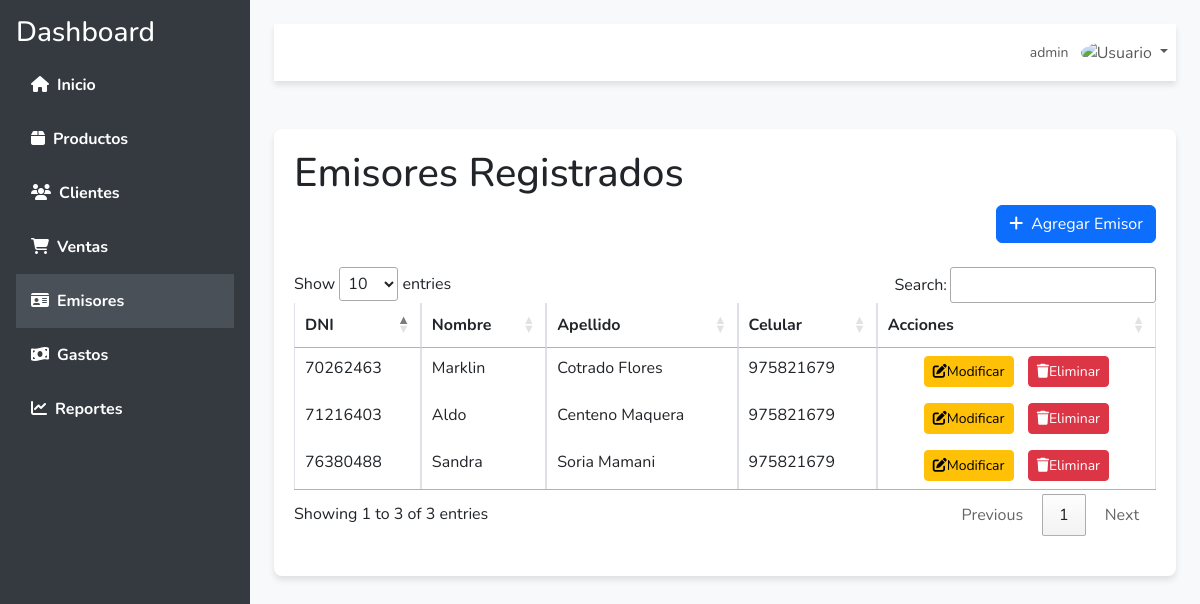
The page /emisores/ (signed in) on the database its author committed.
### myapp/models.py (models this page shows, shortened)
class Emisor(models.Model):
    dni = models.CharField(max_length=8)
    imagen_dni1 = models.ImageField(upload_to='dni_images/', blank=True, null=True)
    imagen_dni2 = models.ImageField(upload_to='dni_images/', blank=True, null=True)
    nombre = models.CharField(max_length=100)
    apellido = models.CharField(max_length=100)
    celular = models.CharField(max_length=15)
    eliminado = models.BooleanField(default=False)  # Nuevo campo para eliminación lógica

### myapp/views.py (the view)
# urls.py: path('emisores/', listar_emisores, name='listar_emisores'),
def listar_emisores(request):
    emisores_list = Emisor.objects.all()
    return render(request, 'listar_emisores.html', {'emisores_list': emisores_list })

### myapp/templates/listar_emisores.html (shortened to what this page needs)
<!DOCTYPE html>
<html lang="es">
<head>
    <link href="https://cdn.jsdelivr.net/npm/bootstrap@5.3.0/dist/css/bootstrap.min.css" rel="stylesheet">
    <link href="https://cdnjs.cloudflare.com/ajax/libs/font-awesome/6.4.0/css/all.min.css" rel="stylesheet">
    <link href="https://cdn.datatables.net/1.13.4/css/jquery.dataTables.min.css" rel="stylesheet">
  <link href="https://cdnjs.cloudflare.com/ajax/libs/toastr.js/2.1.4/toastr.min.css" rel="stylesheet" />
</head>
<body>
    <div id="wrapper">
        <nav id="sidebar" class="d-flex flex-column p-3">
            <h3 class="text-white">Dashboard</h3>
            <ul class="nav flex-column">
                <li class="nav-item">
                    <a href="{% url 'home' %}" class="nav-link sidebar-link "><i class="fas fa-home me-2"></i>Inicio</a>
                </li>
                <li class="nav-item">
                    <a href="{% url 'ver_productos' %}" class="nav-link sidebar-link"><i class="fas fa-box me-2"></i>Productos</a>
                </li>
                <li class="nav-item">
                    <a href="{% url 'ver_clientes' %}" class="nav-link sidebar-link "><i class="fas fa-users me-2"></i>Clientes</a>
                </li>
                <li class="nav-item">
                    <a href="{% url 'ver_ventas' %}" class="nav-link sidebar-link"><i class="fas fa-shopping-cart me-2"></i>Ventas</a>
                </li>
                <li class="nav-item">
                    <a href="{% url 'listar_emisores' %}" class="nav-link sidebar-link active" ><i class="fas fa-id-card me-2"></i>Emisores</a>
                </li>
                <li class="nav-item">
                    <a href="{% url 'ver_gastos' %}" class="nav-link sidebar-link"><i class="fas fa-money-bill-wave me-2"></i>Gastos</a>
                </li>
                <li class="nav-item">
                    <a href="{% url 'ver_reportes' %}" class="nav-link sidebar-link"><i class="fas fa-chart-line me-2"></i>Reportes</a>
                </li>
            </ul>
        </nav>
        <div id="content-wrapper" class="w-100 p-4">
            <nav class="navbar navbar-expand-lg navbar-light shadow-custom mb-4">
                <ul class="navbar-nav ms-auto">
                    <li class="nav-item dropdown">
                        <a class="nav-link dropdown-toggle" href="#" id="userDropdown" role="button" data-bs-toggle="dropdown">
                            <span class="d-none d-lg-inline text-gray-600 small">{{ user.username }}</span>
                            <img class="img-profile rounded-circle ms-2" src="https://cdn-icons-png.flaticon.com/512/764/764865.png" alt="Usuario" width="30">
                        </a>
                    </li>
                </ul>
            </nav>
            <div class="container mt-5">
                <h1>Emisores Registrados</h1>
                <div class="text-end mb-4">
                    <a href="{% url 'agregar_emisor' %}" class="btn btn-primary"><i class="fas fa-plus me-2"></i>Agregar Emisor</a>
                </div>
                <div class="table-container">
                    <div class="table-responsive">
                        <table id="emisoresTable" class="table table-bordered">
                            <thead>
                                <tr>
                                    <th>DNI</th>
                                    <th>Nombre</th>
                                    <th>Apellido</th>
                                    <th>Celular</th>
                                    <th>Acciones</th>
                                </tr>
                            </thead>
                            <tbody>
                                {% for emisor in emisores_list %}
                                    <tr>
                                        <td>{{ emisor.dni }}</td>
                                        <td>{{ emisor.nombre }}</td>
                                        <td>{{ emisor.apellido }}</td>
                                        <td>{{ emisor.celular }}</td>
                                        <td class="action-buttons">
                                            <a href="{% url 'modificar_emisor' emisor.id %}" class="btn btn-warning btn-sm"><i class="fas fa-edit"></i>Modificar</a>
                                            <button class="btn btn-danger btn-sm" data-id="{{ emisor.id }}" onclick="confirmDelete(this)"><i class="fas fa-trash"></i>Eliminar</button>
                                        </td>
                                    </tr>
                                {% empty %}
                                    <tr>
                                        <td colspan="5" class="text-center">No hay emisores registrados</td>
                                    </tr>
                                {% endfor %}
                            </tbody>
                        </table>
                    </div>
                </div>
            </div>
            </div>
</body>
</html>

### myapp/templates/listar_emisores.html (style rules this page uses)
body { background-color: #f8f9fa; font-family: 'Nunito', sans-serif; }
#wrapper { display: flex; height: 100vh; }
#sidebar { background-color: #343a40; min-width: 250px; height: 100vh; position: fixed; top: 0; left: 0; transition: transform 0.3s ease; z-index: 1000; }
#sidebar .sidebar-link { color: #ffffff; font-weight: bold; padding: 15px; display: block; text-decoration: none; }
#sidebar .active { background-color: #495057; }
#content-wrapper { margin-left: 250px; width: calc(100% - 250px); transition: margin-left 0.3s ease; }
.navbar { background-color: #ffffff; z-index: 1001; }
.shadow-custom { box-shadow: 0 4px 6px rgba(0, 0, 0, 0.1); }
.container { background-color: #ffffff; border-radius: 8px; padding: 20px; box-shadow: 0 4px 6px rgba(0, 0, 0, 0.1); }
.table-container { margin-bottom: 20px; }
.action-buttons { text-align: center; }
.action-buttons .btn { margin: 0 5px; }

### rows shown on the page
Emisor: dni "71216403", nombre "Aldo", apellido "Centeno Maquera", celular "975821679"
Emisor: dni "76380488", nombre "Sandra", apellido "Soria Mamani", celular "975821679"
Emisor: dni "70262463", nombre "Marklin", apellido "Cotrado Flores", celular "975821679"

### other values the page prints
{{ user.username }} "admin"
